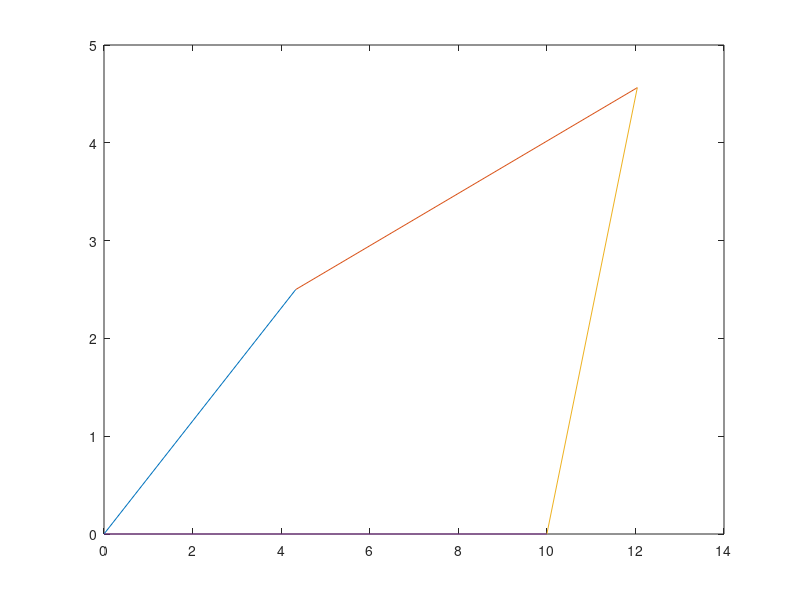

Write the MATLAB code that produced this figure.
clear
clc
close all

l_1=5;
l_2=8;
l_3=5;
l_4=10;
th_1=pi/6;

C1x=0;              %given
C1y=0;              %given

C4x=C1x+l_4;
C4y=C1y;

C2x=C1x+l_1*cos(th_1);
C2y=C1y+l_1*sin(th_1);

%now for C3
dist=1000;
for th_2=0:0.05:pi
    C3x=C4x+l_3*cos(th_2);
    C3y=C4y+l_3*sin(th_2);
    dist_tmt=sqrt((C2x-C3x).^2+(C2y-C3y).^2);
    
    diff=abs(dist_tmt-l_2);
    if diff<dist
        dist=diff;
        theta2=th_2;
    end
end

C3x=C4x+l_3*cos(theta2);
C3y=C4y+l_3*sin(theta2);

plot([C1x C2x],[C1y C2y]);
hold on
plot([C2x C3x],[C2y C3y]);
plot([C3x C4x],[C3y C4y]);
plot([C4x C1x],[C4y C1y]);